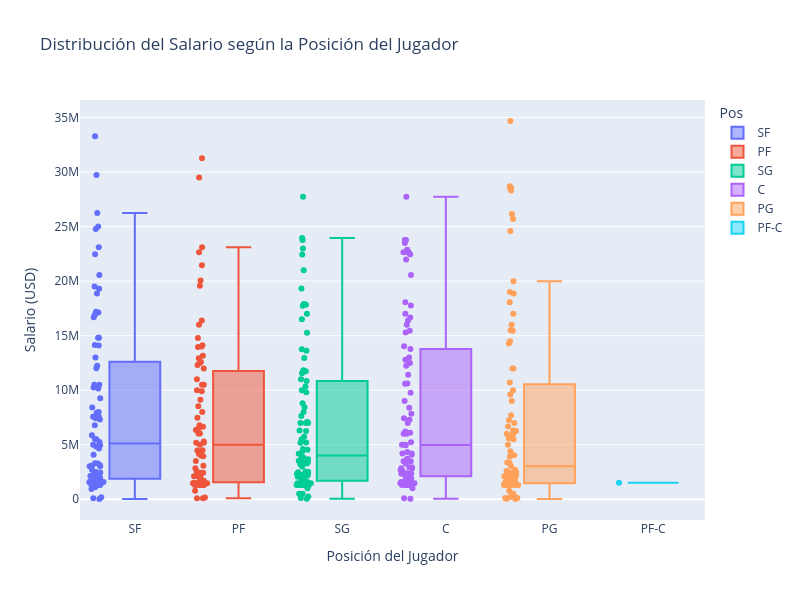

The code cell stored with this chart in its notebook:
### Markdown cell above
## Distribución del salario según la posición del jugador y el equipo al que pertenece

Queremos ver la distribución del salario en función de la posición del jugador (Pos) y el equipo (Team) al que pertenece un jugador.

Los equipos con cajas más altas indican que tienen jugadores con salarios más altos en promedio, en cambio, los equipos con cajas más bajas indican que tienen jugadores con salarios más bajos en promedio ( o plantillas mas equilibradas).

### Code cell
fig_pos = px.box(
    df_clean, x='Pos', y='Salary', color='Pos',
    points="all",
    hover_data=["Player"],
    title="Distribución del Salario según la Posición del Jugador")

fig_pos.update_layout(width=800, height=600, xaxis_title="Posición del Jugador", yaxis_title="Salario (USD)")
fig_pos.show()

### Figure 1 — Plotly figure (JSON) as saved in the notebook; plotly's stock layout.template omitted (floating-point values rounded to 4 significant figures)
{"data": [{"alignmentgroup": "True", "boxpoints": "all", "customdata": [["Joe Ingles"], ["Andrew Wiggins"], ["Corey Brewer"], ["Michael Kidd-Gilchrist"], ["P.J. Tucker"], ["Bojan Bogdanovic"], ["Trevor Ariza"], ["Solomon Hill"], ["Aaron Gordon"], ["Jerami Grant"], ["Otto Porter"], ["Giannis Antetokounmpo"], ["Richard Jefferson"], ["Andre Roberson"], ["Kelly Oubre"], ["Marcus Morris"], ["Brandon Ingram"], ["Shabazz Muhammad"], ["Terrence Ross"], ["Joe Johnson"], ["Rondae Hollis-Jefferson"], ["Jaylen Brown"], ["Sam Dekker"], ["Stanley Johnson"], ["Maurice Harkless"], ["C.J. Miles"], ["Jimmy Butler"], ["Andre Iguodala"], ["Justin Anderson"], ["Paul George"], ["LeBron James"], ["Kawhi Leonard"], ["Carmelo Anthony"], ["Matt Barnes"], ["Kent Bazemore"], ["Gordon Hayward"], ["Vince Carter"], ["DeMarre Carroll"], ["Jae Crowder"], ["Wilson Chandler"], ["Timothe Luwawu-Cabarrot"], ["Glenn Robinson"], ["Wesley Johnson"], ["Luke Babbitt"], ["Mindaugas Kuzminskas"], ["Robert Covington"], ["T.J. Warren"], ["Doug McDermott"], ["Dante Cunningham"], ["Mario Hezonja"], ["Evan Turner"], ["James Ennis"], ["Danilo Gallinari"], ["Kevin Durant"], ["Thabo Sefolosha"], ["Al-Farouq Aminu"], ["Taurean Waller-Prince"], ["Caris LeVert"], ["Luol Deng"], ["Nicolas Brussino"], ["Mike Dunleavy"], ["K.J. McDaniels"], ["Gerald Green"], ["Paul Zipser"], ["Tyreke Evans"], ["DeAndre' Bembry"], ["Omri Casspi"], ["Jake Layman"], ["Chandler Parsons"], ["Derrick Jones"], ["Kyle Singler"], ["Reggie Bullock"], ["Troy Williams"], ["Rudy Gay"], ["Khris Middleton"], ["Paul Pierce"], ["Justise Winslow"], ["Bruno Caboclo"], ["Jarell Eddie"], ["Axel Toupane"]], "hovertemplate": "Pos=%{x}<br>Salary=%{y}<br>Player=%{customdata[0]}<extra></extra>", "legendgroup": "SF", "marker": {"color": "#636efa"}, "name": "SF", "notched": false, "offsetgroup": "SF", "orientation": "v", "showlegend": true, "type": "box", "x": ["SF", "SF", "SF", "SF", "SF", "SF", "SF", "SF", "SF", "SF", "SF", "SF", "SF", "SF", "SF", "SF", "SF", "SF", "SF", "SF", "SF", "SF", "SF", "SF", "SF", "SF", "SF", "SF", "SF", "SF", "SF", "SF", "SF", "SF", "SF", "SF", "SF", "SF", "SF", "SF", "SF", "SF", "SF", "SF", "SF", "SF", "SF", "SF", "SF", "SF", "SF", "SF", "SF", "SF", "SF", "SF", "SF", "SF", "SF", "SF", "SF", "SF", "SF", "SF", "SF", "SF", "SF", "SF", "SF", "SF", "SF", "SF", "SF", "SF", "SF", "SF", "SF", "SF", "SF", "SF"], "x0": " ", "xaxis": "x", "y": [14140000.0, 7574000.0, 7579000.0, 13000000.0, 7590000.0, 10500000.0, 7421000.0, 12240000.0, 5504000.0, 1524000.0, 24770000.0, 22470000.0, 4829000.0, 9259000.0, 2093000.0, 5000000.0, 5519000.0, 1577000.0, 10500000.0, 10250000.0, 1471000.0, 4956000.0, 1795000.0, 3098000.0, 10160000.0, 7937000.0, 19300000.0, 14810000.0, 1579000.0, 19510000.0, 33290000.0, 18870000.0, 26240000.0, 2134000.0, 16910000.0, 29730000.0, 8000000.0, 14800000.0, 6796000.0, 12020000.0, 1387000.0, 1524000.0, 5881000.0, 1974000.0, 3025000.0, 16700000.0, 3153000.0, 3295000.0, 2300000.0, 4078000.0, 17130000.0, 3028000.0, 20560000.0, 25000000.0, 5250000.0, 7319000.0, 2423000.0, 1632000.0, 17190000.0, 1313000.0, 1662000.0, 100000.0, 947200.0, 1313000.0, 3290000.0, 1567000.0, 2106000.0, 1313000.0, 23110000.0, 1313000.0, 4666000.0, 2500000.0, 1620000.0, 8406000.0, 14100000.0, 1096000.0, 2705000.0, 2451000.0, 183500.0, 25000.0], "y0": " ", "yaxis": "y"}, {"alignmentgroup": "True", "boxpoints": "all", "customdata": [["Tobias Harris"], ["Ersan Ilyasova"], ["Gorgui Dieng"], ["Marquese Chriss"], ["Dorian Finney-Smith"], ["Dario Saric"], ["Domantas Sabonis"], ["Amir Johnson"], ["Harrison Barnes"], ["Serge Ibaka"], ["Taj Gibson"], ["Jonas Jerebko"], ["JaMychal Green"], ["Markieff Morris"], ["Draymond Green"], ["James Johnson"], ["Marvin Williams"], ["Jon Leuer"], ["Thaddeus Young"], ["Noah Vonleh"], ["Julius Randle"], ["Meyers Leonard"], ["Zach Randolph"], ["LaMarcus Aldridge"], ["Ryan Anderson"], ["Trevor Booker"], ["Trey Lyles"], ["Mirza Teletovic"], ["Nikola Mirotic"], ["Paul Millsap"], ["Jeff Green"], ["Davis Bertans"], ["Kristaps Porzingis"], ["Anthony Tolliver"], ["Patrick Patterson"], ["Nemanja Bjelica"], ["Bobby Portis"], ["Jared Dudley"], ["Larry Nance"], ["Juan Hernangomez"], ["Cody Zeller"], ["Blake Griffin"], ["Kenneth Faried"], ["Kevin Love"], ["Michael Beasley"], ["Pascal Siakam"], ["Spencer Hawes"], ["Dirk Nowitzki"], ["Jabari Parker"], ["Derrick Favors"], ["Derrick Williams"], ["Lance Thomas"], ["Ed Davis"], ["Dragan Bender"], ["Jarell Martin"], ["Darrell Arthur"], ["Quincy Acy"], ["Andrew Nicholson"], ["Okaro White"], ["Skal Labissiere"], ["Rakeem Christmas"], ["Brandan Wright"], ["Jordan Mickey"], ["Georges Niang"], ["Josh McRoberts"], ["Nick Collison"], ["Henry Ellenson"], ["Mike Scott"], ["Cheick Diallo"], ["Chris McCullough"], ["Joel Bolomboy"], ["Johnny O'Bryant"], ["Alex Poythress"], ["Brice Johnson"], ["Josh Huestis"]], "hovertemplate": "Pos=%{x}<br>Salary=%{y}<br>Player=%{customdata[0]}<extra></extra>", "legendgroup": "PF", "marker": {"color": "#EF553B"}, "name": "PF", "notched": false, "offsetgroup": "PF", "orientation": "v", "showlegend": true, "type": "box", "x": ["PF", "PF", "PF", "PF", "PF", "PF", "PF", "PF", "PF", "PF", "PF", "PF", "PF", "PF", "PF", "PF", "PF", "PF", "PF", "PF", "PF", "PF", "PF", "PF", "PF", "PF", "PF", "PF", "PF", "PF", "PF", "PF", "PF", "PF", "PF", "PF", "PF", "PF", "PF", "PF", "PF", "PF", "PF", "PF", "PF", "PF", "PF", "PF", "PF", "PF", "PF", "PF", "PF", "PF", "PF", "PF", "PF", "PF", "PF", "PF", "PF", "PF", "PF", "PF", "PF", "PF", "PF", "PF", "PF", "PF", "PF", "PF", "PF", "PF", "PF"], "x0": " ", "xaxis": "x", "y": [16000000.0, 6502000.0, 14110000.0, 3074000.0, 1313000.0, 2423000.0, 2550000.0, 11000000.0, 23110000.0, 20060000.0, 14000000.0, 4000000.0, 8533000.0, 8000000.0, 16400000.0, 13950000.0, 13170000.0, 10500000.0, 14800000.0, 3505000.0, 4149000.0, 9904000.0, 12310000.0, 21460000.0, 19580000.0, 9125000.0, 2441000.0, 10500000.0, 12500000.0, 31270000.0, 2117000.0, 1313000.0, 4504000.0, 5290000.0, 5192000.0, 3950000.0, 1516000.0, 10000000.0, 1471000.0, 2077000.0, 12580000.0, 29510000.0, 12920000.0, 22640000.0, 2117000.0, 1313000.0, 6021000.0, 5000000.0, 6782000.0, 12000000.0, 104100.0, 6655000.0, 6353000.0, 4469000.0, 1471000.0, 7465000.0, 1710000.0, 2844000.0, 1313000.0, 1313000.0, 172600.0, 5180000.0, 1471000.0, 100000.0, 6021000.0, 2329000.0, 1781000.0, 1710000.0, 1313000.0, 1471000.0, 1335000.0, 1524000.0, 778700.0, 1331000.0, 1471000.0], "y0": " ", "yaxis": "y"}, {"alignmentgroup": "True", "boxpoints": "all", "customdata": [["Justin Holiday"], ["Jamal Crawford"], ["Buddy Hield"], ["Jamal Murray"], ["Jordan Clarkson"], ["Lou Williams"], ["Cory Joseph"], ["Tony Snell"], ["C.J. McCollum"], ["Nik Stauskas"], ["Tim Hardaway"], ["Marcus Smart"], ["Allen Crabbe"], ["Devin Booker"], ["Jonathon Simmons"], ["Rodney McGruder"], ["J.J. Redick"], ["Klay Thompson"], ["Ian Clark"], ["Courtney Lee"], ["Bradley Beal"], ["Nicolas Batum"], ["Kentavious Caldwell-Pope"], ["Iman Shumpert"], ["Norman Powell"], ["Malcolm Brogdon"], ["Eric Gordon"], ["Jason Terry"], ["Marco Belinelli"], ["Monta Ellis"], ["Austin Rivers"], ["DeMar DeRozan"], ["Wesley Matthews"], ["E'Twaun Moore"], ["Kyle Anderson"], ["Gerald Henderson"], ["Tony Allen"], ["Patrick McCaw"], ["Sean Kilpatrick"], ["Manu Ginobili"], ["Alex Abrines"], ["Evan Fournier"], ["Danny Green"], ["Victor Oladipo"], ["Troy Daniels"], ["Kyle Korver"], ["Patrick Beverley"], ["Leandro Barbosa"], ["Garrett Temple"], ["DeAndre Liggins"], ["Jeremy Lamb"], ["Wayne Ellington"], ["Arron Afflalo"], ["Ben McLemore"], ["Dwyane Wade"], ["Will Barton"], ["Nick Young"], ["Rodney Hood"], ["Gary Harris"], ["Denzel Valentine"], ["Tomas Satoransky"], ["Avery Bradley"], ["Brandon Knight"], ["Josh Richardson"], ["Joe Harris"], ["Ron Baker"], ["Brandon Rush"], ["Zach LaVine"], ["Dion Waiters"], ["Alec Burks"], ["J.R. Smith"], ["Rashad Vaughn"], ["Isaiah Canaan"], ["Pat Connaughton"], ["Jodie Meeks"], ["Bryn Forbes"], ["Marcus Thornton"], ["Treveon Graham"], ["Malachi Richardson"], ["Malik Beasley"], ["David Nwaba"], ["Jordan Crawford"], ["Lance Stephenson"], ["Wayne Selden"], ["Michael Gbinije"], ["Marcus Georges-Hunt"]], "hovertemplate": "Pos=%{x}<br>Salary=%{y}<br>Player=%{customdata[0]}<extra></extra>", "legendgroup": "SG", "marker": {"color": "#00cc96"}, "name": "SG", "notched": false, "offsetgroup": "SG", "orientation": "v", "showlegend": true, "type": "box", "x": ["SG", "SG", "SG", "SG", "SG", "SG", "SG", "SG", "SG", "SG", "SG", "SG", "SG", "SG", "SG", "SG", "SG", "SG", "SG", "SG", "SG", "SG", "SG", "SG", "SG", "SG", "SG", "SG", "SG", "SG", "SG", "SG", "SG", "SG", "SG", "SG", "SG", "SG", "SG", "SG", "SG", "SG", "SG", "SG", "SG", "SG", "SG", "SG", "SG", "SG", "SG", "SG", "SG", "SG", "SG", "SG", "SG", "SG", "SG", "SG", "SG", "SG", "SG", "SG", "SG", "SG", "SG", "SG", "SG", "SG", "SG", "SG", "SG", "SG", "SG", "SG", "SG", "SG", "SG", "SG", "SG", "SG", "SG", "SG", "SG", "SG"], "x0": " ", "xaxis": "x", "y": [4615000.0, 15270000.0, 3675000.0, 3355000.0, 11560000.0, 7000000.0, 7630000.0, 9821000.0, 23960000.0, 3807000.0, 16500000.0, 4538000.0, 19330000.0, 2319000.0, 6300000.0, 1313000.0, 23000000.0, 17830000.0, 1577000.0, 11750000.0, 23780000.0, 22430000.0, 17750000.0, 10340000.0, 1471000.0, 1313000.0, 12940000.0, 2329000.0, 7082000.0, 2245000.0, 11820000.0, 27740000.0, 17880000.0, 8445000.0, 2152000.0, 1000000.0, 2117000.0, 1313000.0, 2486000.0, 2500000.0, 5725000.0, 17000000.0, 10000000.0, 21000000.0, 3409000.0, 7000000.0, 5514000.0, 500000.0, 8000000.0, 1776000.0, 7000000.0, 6270000.0, 3829000.0, 5200000.0, 17880000.0, 3533000.0, 5192000.0, 2387000.0, 2550000.0, 2186000.0, 3000000.0, 8809000.0, 13620000.0, 1471000.0, 1524000.0, 4328000.0, 119600.0, 3202000.0, 11000000.0, 10850000.0, 13760000.0, 2055000.0, 1323000.0, 1471000.0, 3290000.0, 1313000.0, 46080.0, 1313000.0, 1505000.0, 1701000.0, 1313000.0, 250000.0, 4180000.0, 1313000.0, 500000.0, 1313000.0], "y0": " ", "yaxis": "y"}, {"alignmentgroup": "True", "boxpoints": "all", "customdata": [["Karl-Anthony Towns"], ["Marcin Gortat"], ["Marreese Speights"], ["DeAndre Jordan"], ["Greg Monroe"], ["Mason Plumlee"], ["Robin Lopez"], ["Rudy Gobert"], ["Bismack Biyombo"], ["Andre Drummond"], ["Myles Turner"], ["Jonas Valanciunas"], ["Steven Adams"], ["Kyle O'Quinn"], ["Tristan Thompson"], ["Alex Len"], ["JaVale McGee"], ["Hassan Whiteside"], ["Dwight Powell"], ["Dewayne Dedmon"], ["Frank Kaminsky"], ["Willie Cauley-Stein"], ["Aron Baynes"], ["Brook Lopez"], ["Anthony Davis"], ["Kelly Olynyk"], ["Nikola Vucevic"], ["Jason Smith"], ["Channing Frye"], ["Dwight Howard"], ["Marc Gasol"], ["Nikola Jokic"], ["Salah Mejri"], ["Willy Hernangomez"], ["Enes Kanter"], ["DeMarcus Cousins"], ["Willie Reed"], ["Kosta Koufos"], ["Zaza Pachulia"], ["Mike Muscala"], ["David West"], ["Al Horford"], ["Nene Hilario"], ["Tarik Black"], ["Cristiano Felicio"], ["Al Jefferson"], ["Clint Capela"], ["Jusuf Nurkic"], ["Pau Gasol"], ["Justin Hamilton"], ["Cole Aldrich"], ["Montrezl Harrell"], ["John Henson"], ["Thon Maker"], ["Richaun Holmes"], ["Lucas Nogueira"], ["Timofey Mozgov"], ["Jakob Poeltl"], ["Kevon Looney"], ["Nerlens Noel"], ["Jeff Withey"], ["Tyler Zeller"], ["Jahlil Okafor"], ["Tyson Chandler"], ["Alan Williams"], ["Joakim Noah"], ["Miles Plumlee"], ["Alexis Ajinca"], ["Ivica Zubac"], ["Deyonta Davis"], ["Boban Marjanovic"], ["Omer Asik"], ["Ian Mahinmi"], ["Joel Embiid"], ["Andrew Bogut"], ["Georgios Papagiannis"], ["A.J. Hammons"], ["Marshall Plumlee"], ["Stephen Zimmerman"], ["Daniel Ochefu"], ["Udonis Haslem"], ["Anderson Varejao"], ["Damian Jones"], ["Diamond Stone"], ["Larry Sanders"], ["Chinanu Onuaku"]], "hovertemplate": "Pos=%{x}<br>Salary=%{y}<br>Player=%{customdata[0]}<extra></extra>", "legendgroup": "C", "marker": {"color": "#ab63fa"}, "name": "C", "notched": false, "offsetgroup": "C", "orientation": "v", "showlegend": true, "type": "box", "x": ["C", "C", "C", "C", "C", "C", "C", "C", "C", "C", "C", "C", "C", "C", "C", "C", "C", "C", "C", "C", "C", "C", "C", "C", "C", "C", "C", "C", "C", "C", "C", "C", "C", "C", "C", "C", "C", "C", "C", "C", "C", "C", "C", "C", "C", "C", "C", "C", "C", "C", "C", "C", "C", "C", "C", "C", "C", "C", "C", "C", "C", "C", "C", "C", "C", "C", "C", "C", "C", "C", "C", "C", "C", "C", "C", "C", "C", "C", "C", "C", "C", "C", "C", "C", "C", "C"], "x0": " ", "xaxis": "x", "y": [6217000.0, 12780000.0, 2117000.0, 22640000.0, 22880000.0, 14040000.0, 13790000.0, 21970000.0, 17000000.0, 23780000.0, 2570000.0, 15460000.0, 22470000.0, 4088000.0, 16400000.0, 4188000.0, 2117000.0, 23780000.0, 9003000.0, 6000000.0, 2848000.0, 3704000.0, 4328000.0, 22640000.0, 23780000.0, 10610000.0, 12250000.0, 5225000.0, 7421000.0, 23500000.0, 22640000.0, 1471000.0, 1471000.0, 1436000.0, 20570000.0, 18060000.0, 1577000.0, 8393000.0, 3478000.0, 5000000.0, 2329000.0, 27730000.0, 3478000.0, 3290000.0, 7844000.0, 9770000.0, 2335000.0, 2947000.0, 16000000.0, 1000000.0, 7300000.0, 1471000.0, 11420000.0, 2684000.0, 1471000.0, 2947000.0, 15280000.0, 2826000.0, 1471000.0, 4188000.0, 1577000.0, 1710000.0, 4995000.0, 13000000.0, 6000000.0, 17760000.0, 12500000.0, 4962000.0, 1313000.0, 1313000.0, 7000000.0, 10600000.0, 16660000.0, 6100000.0, 2329000.0, 2376000.0, 1313000.0, 100000.0, 1313000.0, 50000.0, 2329000.0, 1913000.0, 1313000.0, 1363000.0, 1866000.0, 1313000.0], "y0": " ", "yaxis": "y"}, {"alignmentgroup": "True", "boxpoints": "all", "customdata": [["Elfrid Payton"], ["Jeff Teague"], ["Russell Westbrook"], ["T.J. McConnell"], ["Brandon Jennings"], ["James Harden"], ["Ish Smith"], ["Patty Mills"], ["Raymond Felton"], ["Stephen Curry"], ["Dennis Schroder"], ["Kemba Walker"], ["Kris Dunn"], ["D.J. Augustin"], ["John Wall"], ["Matthew Dellavedova"], ["Shaun Livingston"], ["Isaiah Thomas"], ["Jameer Nelson"], ["Damian Lillard"], ["Ricky Rubio"], ["Langston Galloway"], ["Terry Rozier"], ["Goran Dragic"], ["Isaiah Whitehead"], ["Tyler Johnson"], ["Malcolm Delaney"], ["Kyrie Irving"], ["Andrew Harrison"], ["Seth Curry"], ["Rajon Rondo"], ["Mike Conley"], ["Darren Collison"], ["Jrue Holiday"], ["Dante Exum"], ["Eric Bledsoe"], ["Devin Harris"], ["Aaron Brooks"], ["Tim Frazier"], ["Deron Williams"], ["Derrick Rose"], ["Tony Parker"], ["Jerian Grant"], ["D'Angelo Russell"], ["C.J. Watson"], ["Tyler Ulis"], ["Chris Paul"], ["Tyus Jones"], ["Kyle Lowry"], ["Spencer Dinwiddie"], ["Trey Burke"], ["Shelvin Mack"], ["Emmanuel Mudiay"], ["Shabazz Napier"], ["Tyler Ennis"], ["Reggie Jackson"], ["Ramon Sessions"], ["George Hill"], ["Yogi Ferrell"], ["Michael Carter-Williams"], ["Kay Felder"], ["Jose Calderon"], ["Raul Neto"], ["Beno Udrih"], ["Dejounte Murray"], ["Fred VanVleet"], ["Jeremy Lin"], ["J.J. Barea"], ["Wade Baldwin"], ["Joe Young"], ["Cameron Payne"], ["Delon Wright"], ["Chasson Randle"], ["Bobby Brown"], ["Briante Weber"], ["Ronnie Price"], ["Quinn Cook"], ["Gary Payton"], ["Demetrius Jackson"], ["Isaiah Taylor"], ["Jerryd Bayless"], ["Jordan Farmar"], ["Jarrett Jack"]], "hovertemplate": "Pos=%{x}<br>Salary=%{y}<br>Player=%{customdata[0]}<extra></extra>", "legendgroup": "PG", "marker": {"color": "#FFA15A"}, "name": "PG", "notched": false, "offsetgroup": "PG", "orientation": "v", "showlegend": true, "type": "box", "x": ["PG", "PG", "PG", "PG", "PG", "PG", "PG", "PG", "PG", "PG", "PG", "PG", "PG", "PG", "PG", "PG", "PG", "PG", "PG", "PG", "PG", "PG", "PG", "PG", "PG", "PG", "PG", "PG", "PG", "PG", "PG", "PG", "PG", "PG", "PG", "PG", "PG", "PG", "PG", "PG", "PG", "PG", "PG", "PG", "PG", "PG", "PG", "PG", "PG", "PG", "PG", "PG", "PG", "PG", "PG", "PG", "PG", "PG", "PG", "PG", "PG", "PG", "PG", "PG", "PG", "PG", "PG", "PG", "PG", "PG", "PG", "PG", "PG", "PG", "PG", "PG", "PG", "PG", "PG", "PG", "PG", "PG", "PG"], "x0": " ", "xaxis": "x", "y": [3332000.0, 19000000.0, 28530000.0, 1471000.0, 119000.0, 28300000.0, 6000000.0, 10710000.0, 2329000.0, 34680000.0, 15500000.0, 12000000.0, 4047000.0, 7250000.0, 18060000.0, 9608000.0, 7692000.0, 6261000.0, 6999000.0, 26150000.0, 14280000.0, 6667000.0, 1989000.0, 17000000.0, 1313000.0, 5881000.0, 2500000.0, 18870000.0, 1313000.0, 3028000.0, 6300000.0, 28530000.0, 10000000.0, 25690000.0, 4992000.0, 14500000.0, 4403000.0, 2117000.0, 2000000.0, 5500000.0, 2117000.0, 15450000.0, 1714000.0, 5562000.0, 333300.0, 1313000.0, 24600000.0, 1471000.0, 28700000.0, 1524000.0, 784200.0, 6000000.0, 3381000.0, 2361000.0, 1524000.0, 16000000.0, 2592000.0, 20000000.0, 1313000.0, 2700000.0, 1313000.0, 2329000.0, 1471000.0, 25000.0, 1313000.0, 1313000.0, 12000000.0, 3904000.0, 2097000.0, 1471000.0, 2203000.0, 1645000.0, 1313000.0, 1524000.0, 183100.0, 2442000.0, 125000.0, 50000.0, 217000.0, 1313000.0, 9000000.0, 510900.0, 2329000.0], "y0": " ", "yaxis": "y"}, {"alignmentgroup": "True", "boxpoints": "all", "customdata": [["Joffrey Lauvergne"]], "hovertemplate": "Pos=%{x}<br>Salary=%{y}<br>Player=%{customdata[0]}<extra></extra>", "legendgroup": "PF-C", "marker": {"color": "#19d3f3"}, "name": "PF-C", "notched": false, "offsetgroup": "PF-C", "orientation": "v", "showlegend": true, "type": "box", "x": ["PF-C"], "x0": " ", "xaxis": "x", "y": [1524000.0], "y0": " ", "yaxis": "y"}], "layout": {"boxmode": "overlay", "height": 600, "legend": {"title": {"text": "Pos"}, "tracegroupgap": 0}, "title": {"text": "Distribución del Salario según la Posición del Jugador"}, "width": 800, "xaxis": {"anchor": "y", "categoryarray": ["SF", "PF", "SG", "C", "PG", "PF-C"], "categoryorder": "array", "domain": [0, 1], "title": {"text": "Posición del Jugador"}}, "yaxis": {"anchor": "x", "domain": [0, 1], "title": {"text": "Salario (USD)"}}}}
